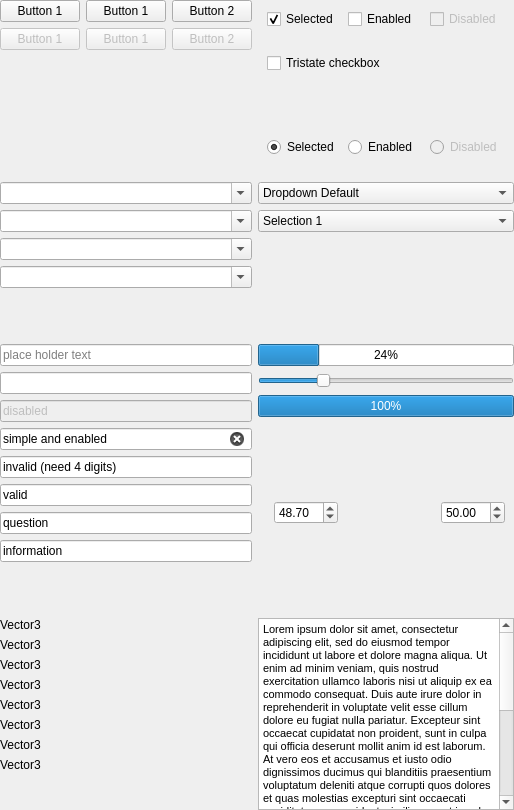
     <widget class="QWidget" name="controlsPage">
      <layout class="QGridLayout" name="gridLayout_4">
       <property name="leftMargin">
        <number>0</number>
       </property>
       <property name="topMargin">
        <number>0</number>
       </property>
       <property name="rightMargin">
        <number>0</number>
       </property>
       <property name="bottomMargin">
        <number>0</number>
       </property>
       <property name="horizontalSpacing">
        <number>6</number>
       </property>
       <property name="verticalSpacing">
        <number>16</number>
       </property>
       <item row="2" column="0">
        <layout class="QVBoxLayout" name="verticalLayout_5">
         <property name="spacing">
          <number>6</number>
         </property>
         <item>
          <widget class="QLineEdit" name="UnfocusedLineEdit">
           <property name="enabled">
            <bool>true</bool>
           </property>
           <property name="inputMask">
            <string/>
           </property>
           <property name="text">
            <string/>
           </property>
           <property name="placeholderText">
            <string>place holder text</string>
           </property>
          </widget>
         </item>
         <item>
          <widget class="QLineEdit" name="emptyLineEdit"/>
         </item>
         <item>
          <widget class="QLineEdit" name="disabledLineEdit">
           <property name="enabled">
            <bool>false</bool>
           </property>
           <property name="text">
            <string>disabled</string>
           </property>
          </widget>
         </item>
         <item>
          <widget class="QLineEdit" name="simpleLineEditClearable">
           <property name="text">
            <string>simple and enabled</string>
           </property>
           <property name="clearButtonEnabled">
            <bool>true</bool>
           </property>
          </widget>
         </item>
         <item>
          <widget class="AzQtComponents::StyledLineEdit" name="invalidLineEdit">
           <property name="text">
            <string>invalid (need 4 digits)</string>
           </property>
          </widget>
         </item>
         <item>
          <widget class="AzQtComponents::StyledLineEdit" name="validLineEdit">
           <property name="text">
            <string>valid</string>
           </property>
          </widget>
         </item>
         <item>
          <widget class="AzQtComponents::StyledLineEdit" name="questionLineEdit">
           <property name="text">
            <string>question</string>
           </property>
          </widget>
         </item>
         <item>
          <widget class="AzQtComponents::StyledLineEdit" name="infoLineEdit">
           <property name="text">
            <string>information</string>
           </property>
          </widget>
         </item>
         <item>
          <spacer name="verticalSpacer_5">
           <property name="orientation">
            <enum>Qt::Vertical</enum>
           </property>
           <property name="sizeHint" stdset="0">
            <size>
             <width>20</width>
             <height>40</height>
            </size>
           </property>
          </spacer>
         </item>
        </layout>
       </item>
       <item row="3" column="0">
        <layout class="QFormLayout" name="formLayout">
         <property name="horizontalSpacing">
          <number>2</number>
         </property>
         <property name="verticalSpacing">
          <number>6</number>
         </property>
         <item row="0" column="0">
          <widget class="QLabel" name="label">
           <property name="text">
            <string>Vector3</string>
           </property>
          </widget>
         </item>
         <item row="0" column="1">
          <widget class="AzQtComponents::VectorEdit" name="disabledVectorEdit" native="true">
           <property name="enabled">
            <bool>true</bool>
           </property>
          </widget>
         </item>
         <item row="1" column="0">
          <widget class="QLabel" name="label_2">
           <property name="text">
            <string>Vector3</string>
           </property>
          </widget>
         </item>
         <item row="1" column="1">
          <widget class="AzQtComponents::VectorEdit" name="vectorEdit" native="true"/>
         </item>
         <item row="2" column="0">
          <widget class="QLabel" name="label_3">
           <property name="text">
            <string>Vector3</string>
           </property>
          </widget>
         </item>
         <item row="2" column="1">
          <widget class="AzQtComponents::VectorEdit" name="unknownVectorEdit" native="true">
           <property name="enabled">
            <bool>false</bool>
           </property>
          </widget>
         </item>
         <item row="3" column="0">
          <widget class="QLabel" name="label_4">
           <property name="text">
            <string>Vector3</string>
           </property>
          </widget>
         </item>
         <item row="3" column="1">
          <widget class="AzQtComponents::VectorEdit" name="warningVectorEdit" native="true"/>
         </item>
         <item row="4" column="0">
          <widget class="QLabel" name="label_5">
           <property name="text">
            <string>Vector3</string>
           </property>
          </widget>
         </item>
         <item row="4" column="1">
          <widget class="AzQtComponents::VectorEdit" name="disabledRPYVectorEdit" native="true">
           <property name="enabled">
            <bool>true</bool>
           </property>
          </widget>
         </item>
         <item row="5" column="0">
          <widget class="QLabel" name="label_7">
           <property name="text">
            <string>Vector3</string>
           </property>
          </widget>
         </item>
         <item row="5" column="1">
          <widget class="AzQtComponents::VectorEdit" name="rPYVectorEdit" native="true"/>
         </item>
         <item row="6" column="0">
          <widget class="QLabel" name="label_6">
           <property name="text">
            <string>Vector3</string>
           </property>
          </widget>
         </item>
         <item row="6" column="1">
          <widget class="AzQtComponents::VectorEdit" name="unknownRPYVectorEdit" native="true">
           <property name="enabled">
            <bool>false</bool>
           </property>
          </widget>
         </item>
         <item row="7" column="0">
          <widget class="QLabel" name="label_8">
           <property name="text">
            <string>Vector3</string>
           </property>
          </widget>
         </item>
         <item row="7" column="1">
          <widget class="AzQtComponents::VectorEdit" name="warningRPYVectorEdit" native="true"/>
         </item>
        </layout>
       </item>
       <item row="3" column="1">
        <widget class="QTextEdit" name="textEdit">
         <property name="html">
          <string>&lt;!DOCTYPE HTML PUBLIC &quot;-//W3C//DTD HTML 4.0//EN&quot; &quot;http://www.w3.org/TR/REC-html40/strict.dtd&quot;&gt;
&lt;html&gt;&lt;head&gt;&lt;meta name=&quot;qrichtext&quot; content=&quot;1&quot; /&gt;&lt;style type=&quot;text/css&quot;&gt;
p, li { white-space: pre-wrap; }
&lt;/style&gt;&lt;/head&gt;&lt;body style=&quot; font-family:'MS Shell Dlg 2'; font-size:8.25pt; font-weight:400; font-style:normal;&quot;&gt;
&lt;p style=&quot; margin-top:0px; margin-bottom:0px; margin-left:0px; margin-right:0px; -qt-block-indent:0; text-indent:0px;&quot;&gt;&lt;span style=&quot; font-size:8pt;&quot;&gt;Lorem ipsum dolor sit amet, consectetur adipiscing elit, sed do eiusmod tempor incididunt ut labore et dolore magna aliqua. Ut enim ad minim veniam, quis nostrud exercitation ullamco laboris nisi ut aliquip ex ea commodo consequat. Duis aute irure dolor in reprehenderit in voluptate velit esse cillum dolore eu fugiat nulla pariatur. Excepteur sint occaecat cupidatat non proident, sunt in culpa qui officia deserunt mollit anim id est laborum. At vero eos et accusamus et iusto odio dignissimos ducimus qui blanditiis praesentium voluptatum deleniti atque corrupti quos dolores et quas molestias excepturi sint occaecati cupiditate non provident, similique sunt in culpa qui officia deserunt mollitia animi, id est laborum et dolorum fuga. Et harum quidem rerum facilis est et expedita distinctio. Nam libero tempore, cum soluta nobis est eligendi optio cumque nihil impedit quo minus id quod maxime placeat facere possimus, omnis voluptas assumenda est, omnis dolor repellendus. Temporibus autem quibusdam et aut officiis debitis aut rerum necessitatibus saepe eveniet ut et voluptates repudiandae sint et molestiae non recusandae. Itaque earum rerum hic tenetur a sapiente delectus, ut aut reiciendis voluptatibus maiores alias consequatur aut perferendis doloribus asperiores repellat.&lt;/span&gt;&lt;/p&gt;&lt;/body&gt;&lt;/html&gt;</string>
         </property>
        </widget>
       </item>
       <item row="0" column="0">
        <layout class="QGridLayout" name="gridLayout_2">
         <property name="spacing">
          <number>6</number>
         </property>
         <item row="2" column="1">
          <widget class="QPushButton" name="disabledButton2">
           <property name="enabled">
            <bool>false</bool>
           </property>
           <property name="text">
            <string>Button 1</string>
           </property>
          </widget>
         </item>
         <item row="2" column="2">
          <widget class="QPushButton" name="disabledButton3">
           <property name="enabled">
            <bool>false</bool>
           </property>
           <property name="text">
            <string>Button 2</string>
           </property>
          </widget>
         </item>
         <item row="2" column="0">
          <widget class="QPushButton" name="disabledButton1">
           <property name="enabled">
            <bool>false</bool>
           </property>
           <property name="text">
            <string>Button 1</string>
           </property>
          </widget>
         </item>
         <item row="3" column="1">
          <spacer name="verticalSpacer">
           <property name="orientation">
            <enum>Qt::Vertical</enum>
           </property>
           <property name="sizeHint" stdset="0">
            <size>
             <width>20</width>
             <height>40</height>
            </size>
           </property>
          </spacer>
         </item>
         <item row="1" column="1">
          <widget class="QPushButton" name="button1">
           <property name="text">
            <string>Button 1</string>
           </property>
          </widget>
         </item>
         <item row="1" column="2">
          <widget class="QPushButton" name="button3">
           <property name="text">
            <string>Button 2</string>
           </property>
          </widget>
         </item>
         <item row="1" column="0">
          <widget class="QPushButton" name="button2">
           <property name="text">
            <string>Button 1</string>
           </property>
          </widget>
         </item>
        </layout>
       </item>
       <item row="1" column="0">
        <layout class="QVBoxLayout" name="verticalLayout_4">
         <property name="spacing">
          <number>6</number>
         </property>
         <item>
          <widget class="QComboBox" name="comboBox_3">
           <property name="editable">
            <bool>true</bool>
           </property>
           <property name="currentText">
            <string/>
           </property>
          </widget>
         </item>
         <item>
          <widget class="QComboBox" name="comboBox_4">
           <property name="editable">
            <bool>true</bool>
           </property>
          </widget>
         </item>
         <item>
          <widget class="QComboBox" name="comboBox_5">
           <property name="editable">
            <bool>true</bool>
           </property>
          </widget>
         </item>
         <item>
          <widget class="QComboBox" name="comboBox_6">
           <property name="editable">
            <bool>true</bool>
           </property>
          </widget>
         </item>
         <item>
          <spacer name="verticalSpacer_6">
           <property name="orientation">
            <enum>Qt::Vertical</enum>
           </property>
           <property name="sizeHint" stdset="0">
            <size>
             <width>20</width>
             <height>40</height>
            </size>
           </property>
          </spacer>
         </item>
        </layout>
       </item>
       <item row="0" column="1">
        <layout class="QVBoxLayout" name="verticalLayout">
         <property name="spacing">
          <number>6</number>
         </property>
         <item>
          <widget class="QFrame" name="frame">
           <property name="sizePolicy">
            <sizepolicy hsizetype="Preferred" vsizetype="Maximum">
             <horstretch>0</horstretch>
             <verstretch>0</verstretch>
            </sizepolicy>
           </property>
           <layout class="QHBoxLayout" name="horizontalLayout">
            <item>
             <widget class="QCheckBox" name="selectedCheckBox">
              <property name="text">
               <string>Selected</string>
              </property>
              <property name="checked">
               <bool>true</bool>
              </property>
             </widget>
            </item>
            <item>
             <widget class="QCheckBox" name="enabledCheckBox">
              <property name="text">
               <string>Enabled</string>
              </property>
             </widget>
            </item>
            <item>
             <widget class="QCheckBox" name="disabledCheckBox">
              <property name="enabled">
               <bool>false</bool>
              </property>
              <property name="text">
               <string>Disabled</string>
              </property>
             </widget>
            </item>
           </layout>
          </widget>
         </item>
         <item>
          <widget class="QFrame" name="frame_2">
           <property name="sizePolicy">
            <sizepolicy hsizetype="Preferred" vsizetype="Maximum">
             <horstretch>0</horstretch>
             <verstretch>0</verstretch>
            </sizepolicy>
           </property>
           <layout class="QHBoxLayout" name="horizontalLayout_2">
            <item>
             <widget class="QCheckBox" name="tristateCheckBox">
              <property name="text">
               <string>Tristate checkbox</string>
              </property>
              <property name="checked">
               <bool>false</bool>
              </property>
              <property name="tristate">
               <bool>true</bool>
              </property>
             </widget>
            </item>
           </layout>
          </widget>
         </item>
         <item>
          <spacer name="verticalSpacer_4">
           <property name="orientation">
            <enum>Qt::Vertical</enum>
           </property>
           <property name="sizeHint" stdset="0">
            <size>
             <width>20</width>
             <height>40</height>
            </size>
           </property>
          </spacer>
         </item>
         <item>
          <widget class="QFrame" name="frame_3">
           <property name="sizePolicy">
            <sizepolicy hsizetype="Preferred" vsizetype="Maximum">
             <horstretch>0</horstretch>
             <verstretch>0</verstretch>
            </sizepolicy>
           </property>
           <layout class="QHBoxLayout" name="horizontalLayout_3">
            <item>
             <widget class="QRadioButton" name="selectedRadioButton">
              <property name="text">
               <string>Selected</string>
              </property>
              <property name="checked">
               <bool>true</bool>
              </property>
             </widget>
            </item>
            <item>
             <widget class="QRadioButton" name="enabledRadioButton">
              <property name="text">
               <string>Enabled</string>
              </property>
             </widget>
            </item>
            <item>
             <widget class="QRadioButton" name="disabledRadioButton">
              <property name="enabled">
               <bool>false</bool>
              </property>
              <property name="text">
               <string>Disabled</string>
              </property>
             </widget>
            </item>
           </layout>
          </widget>
         </item>
        </layout>
       </item>
       <item row="2" column="1">
        <layout class="QGridLayout" name="gridLayout_3">
         <property name="spacing">
          <number>7</number>
         </property>
         <item row="0" column="0" colspan="2">
          <widget class="QProgressBar" name="progressBar">
           <property name="value">
            <number>24</number>
           </property>
          </widget>
         </item>
         <item row="2" column="0" colspan="2">
          <widget class="QProgressBar" name="progressBarFull">
           <property name="value">
            <number>100</number>
           </property>
          </widget>
         </item>
         <item row="3" column="1">
          <widget class="QWidget" name="styledSpinBoxWidget" native="true">
           <layout class="QVBoxLayout" name="verticalLayout_6">
            <item>
             <layout class="QHBoxLayout" name="spinBoxRightLayout">
              <item>
               <widget class="AzQtComponents::StyledDoubleSpinBox" name="spinBoxLeft">
                <property name="minimum">
                 <double>-45.500000000000000</double>
                </property>
                <property name="maximum">
                 <double>100.519999999999996</double>
                </property>
                <property name="value">
                 <double>48.700000000000003</double>
                </property>
               </widget>
              </item>
              <item>
               <spacer name="horizontalSpacer_2">
                <property name="orientation">
                 <enum>Qt::Horizontal</enum>
                </property>
                <property name="sizeHint" stdset="0">
                 <size>
                  <width>40</width>
                  <height>20</height>
                 </size>
                </property>
               </spacer>
              </item>
              <item>
               <widget class="AzQtComponents::StyledSpinBox" name="spinBoxRight">
                <property name="minimum">
                 <number>-50</number>
                </property>
                <property name="maximum">
                 <number>100</number>
                </property>
                <property name="value">
                 <number>50</number>
                </property>
               </widget>
              </item>
             </layout>
            </item>
            <item>
             <layout class="QHBoxLayout" name="spinBoxLeftLayout"/>
            </item>
           </layout>
          </widget>
         </item>
         <item row="1" column="0" colspan="2">
          <widget class="QSlider" name="horizontalSlider">
           <property name="maximum">
            <number>100</number>
           </property>
           <property name="value">
            <number>24</number>
           </property>
           <property name="orientation">
            <enum>Qt::Horizontal</enum>
           </property>
           <property name="invertedAppearance">
            <bool>false</bool>
           </property>
          </widget>
         </item>
        </layout>
       </item>
       <item row="1" column="1">
        <layout class="QVBoxLayout" name="verticalLayout_2">
         <property name="spacing">
          <number>6</number>
         </property>
         <item>
          <widget class="QComboBox" name="comboBox">
           <item>
            <property name="text">
             <string>Dropdown Default</string>
            </property>
           </item>
           <item>
            <property name="text">
             <string>New Selection</string>
            </property>
           </item>
          </widget>
         </item>
         <item>
          <widget class="QComboBox" name="comboBox_2">
           <item>
            <property name="text">
             <string>Selection 1</string>
            </property>
           </item>
           <item>
            <property name="text">
             <string>Selection 2</string>
            </property>
           </item>
           <item>
            <property name="text">
             <string>Selection 3</string>
            </property>
           </item>
           <item>
            <property name="text">
             <string>Selection 4</string>
            </property>
           </item>
          </widget>
         </item>
         <item>
          <widget class="AzQtComponents::FilteredSearchWidget" name="searchWidget" native="true"/>
         </item>
         <item>
          <spacer name="verticalSpacer_2">
           <property name="orientation">
            <enum>Qt::Vertical</enum>
           </property>
           <property name="sizeHint" stdset="0">
            <size>
             <width>20</width>
             <height>40</height>
            </size>
           </property>
          </spacer>
         </item>
        </layout>
       </item>
      </layout>
     </widget>
